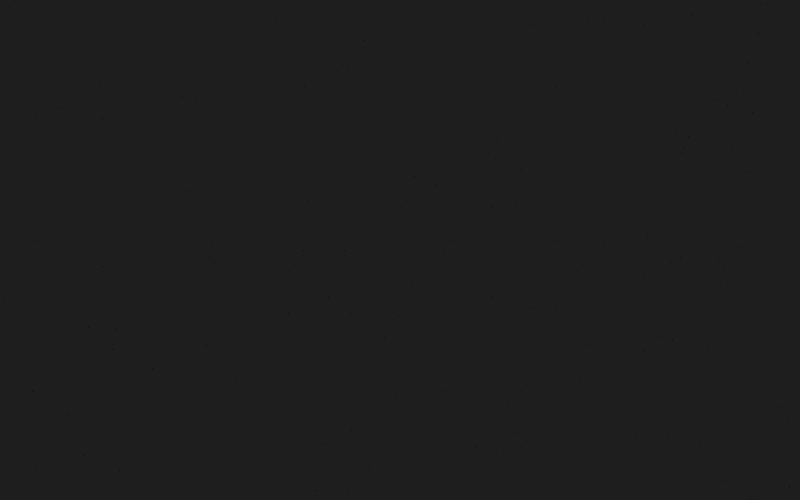
Frame 1 (no input)
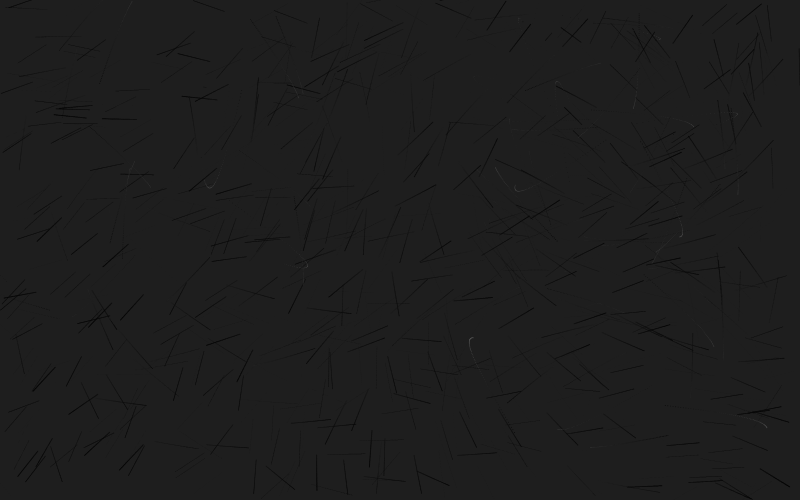
Frame 60 (no input)
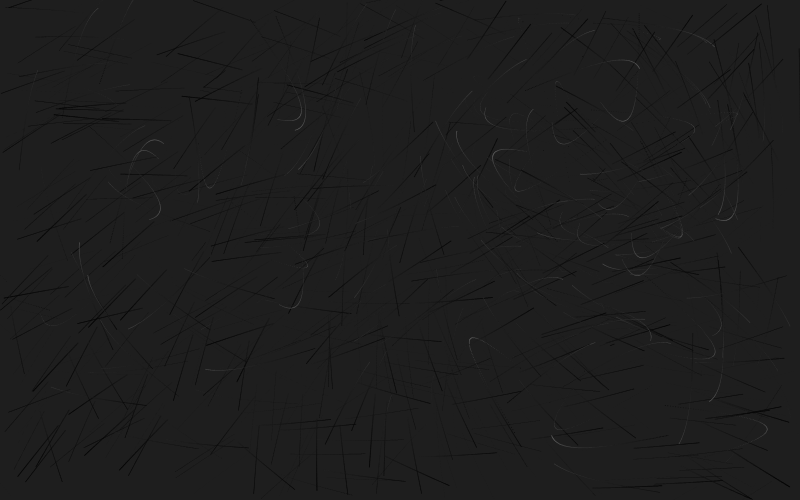
Frame 120 (the mouse pressed at the canvas centre since frame 60)

The p5.js sketch that drew these frames (run headless with seeded random() and noise() and a simulated clock; from frame 60 on, the mouse is pressed at the canvas centre):

// p5.js sketch
// ── sketch.js
let NUM_OF_PARTICLES = 800; // initial number of particles
let MAX_OF_PARTICLES = 2999; // maximum number of particles
let pressed_once = false

let particles = [];
let targets = [];

function setup() {

  createCanvas(800, 500);
  background(30, 30, 30);

  // generate 10 target points
  for (let i = 0; i < 10; i++) {
    targets.push(new Target(random(width), random(height)));
  }

  // generate particles
  for (let i = 0; i < NUM_OF_PARTICLES; i++) {
    particles[i] = new Particle(random(width), random(height));
  }
}

function draw() {
  for (let i = targets.length - 1; i >= 0; i--) {
    let t = targets[i];
    //t.display();
  }

  for (let i = particles.length - 1; i >= 0; i--) {
    let p = particles[i];
    p.update();
    p.display();

  }
}

class Target {
  constructor(x, y) {
    this.x = x;
    this.y = y;
    this.isContaminated = false;
  }
  display() {
    // this can be used as a debugging tool.
    push();
    noStroke();
    if (this.isContaminated) {
      fill(255, 0, 0);
    } else {
      fill(255, 255, 255);
    }
    circle(this.x, this.y, 5);
    pop();
  }
}

class Particle {
  constructor(startX, startY) {
    this.x = startX;
    this.y = startY;
    this.posX = 0;
    this.posY = 0;

    this.dia = random(1);
    //this.check = 0; // no need?
    this.speed = 0.5;
    this.otherColorR = random(100);
    this.otherColorG = random(10);
    this.otherColorB = random(10);

    //this.decide = int(random(targets.length));
    //this.tx = targets[this.decide].x;
    //this.ty = targets[this.decide].y;

    // instead of the code above, we can do this:
    this.target = random(targets); // select a random element from the "targets" array.

    this.isContaminated = false;
  }

  update() {
    //calculate a formula for the DIRECTIONAL component of the velocity, this way we can add any constant speed we want
    //this took so long
    this.iHat =
      (this.target.x - (this.posX + this.x)) /
      dist(
        this.target.x,
        this.target.y,
        this.posX + this.x,
        this.posY + this.y
      );
    this.jHat =
      (this.target.y - (this.posY + this.y)) /
      dist(
        this.target.x,
        this.target.y,
        this.posX + this.x,
        this.posY + this.y
      );

    //formula for rotating vector 90 degrees counter clockwise
    this.perpiHat = this.jHat;
    this.perpjHat = -this.iHat;

    //create arc
    this.arcVelocityX =
      100 *
      sin(
        PI *
        (dist(this.x, this.y, this.x + this.posX, this.y + this.posY) /
          dist(this.x, this.y, this.target.x, this.target.y))
      ) *
      this.perpiHat;
    this.arcVelocityY =
      100 *
      sin(
        PI *
        (dist(this.x, this.y, this.x + this.posX, this.y + this.posY) /
          dist(this.x, this.y, this.target.x, this.target.y))
      ) *
      this.perpjHat;

    //create velocity towards target
    this.vx = this.iHat * this.speed;
    this.vy = this.jHat * this.speed;

    //apply the velocity
    this.posX += this.vx;
    this.posY += this.vy;

    // when particle reaches close to target
    // this.check <-- this could be just a local variable.
    let distance = dist(
      this.target.x,
      this.target.y,
      this.posX + this.x,
      this.posY + this.y
    );
    if (distance < random(2, 10)) {
      // this is what you asked!

      if (this.isContaminated) {
        this.target.isContaminated = true;
      }

      if (this.target.isContaminated) {
        this.isContaminated = true;
      }
      //this.decide = int(random(targets.length));
      //this.tx = targets[this.decide].x;
      //this.ty = targets[this.decide].y;

      // again, instead of the code above, we can update the target randomly:
      this.target = random(targets);

      // update current position and reset movement
      this.x += this.posX;
      this.y += this.posY;
      this.posX = 0;
      this.posY = 0;
      this.dia = random(1);
    }

    if (this.isContaminated) {
      this.speed = random(0.4); // perhaps this could be slower?
    }

    // color mapping based on distance
    this.maxColor = 100;
    this.halfX = (this.x + this.target.x) / 2;
    this.halfY = (this.y + this.target.y) / 2;
    this.maxDist = abs(dist(this.x, this.y, this.halfX, this.halfY));
    this.posToHalf = abs(
      dist(this.posX + this.x, this.posY + this.y, this.halfX, this.halfY)
    );
    this.color = abs(map(this.posToHalf, this.maxDist, 0, 0, this.maxColor));
    this.redMod = abs(map(this.posToHalf, this.maxDist, 0, 0, 50));
  }

  display() {
    push();
    translate(this.x, this.y);
    noStroke();
    if (this.isContaminated) {
      fill(this.otherColorR - this.redMod, this.otherColorG - this.redMod, this.otherColorB - this.redMod);
    } else {
      fill(this.color);
    }
    ellipse(
      this.posX + this.arcVelocityX,
      this.posY + this.arcVelocityY,
      this.dia,
      this.dia
    );
    pop();
  }
}

function mousePressed() {
  if (pressed_once == false) {
    let randomTarget = random(targets);
    randomTarget.isContaminated = true;
    pressed_once = true
  } else {
    for (let i = particles.length - 1; i >= 0; i--) {
      let p = particles[i];
      p.isContaminated = false
    }
    for (let i = targets.length - 1; i >= 0; i--) {
      let t = targets[i];
      t.isContaminated = false
    }
    pressed_once = false
  }



}

// ── style.css
html,
body {
  margin: 0;
  padding: 0;
  background-color: rgb(79, 79, 79);
}

canvas {
  display: block;
}

.main-wrapper {
  max-width: 800px;
  margin: 0 auto;
  padding: 50px 0;
}
